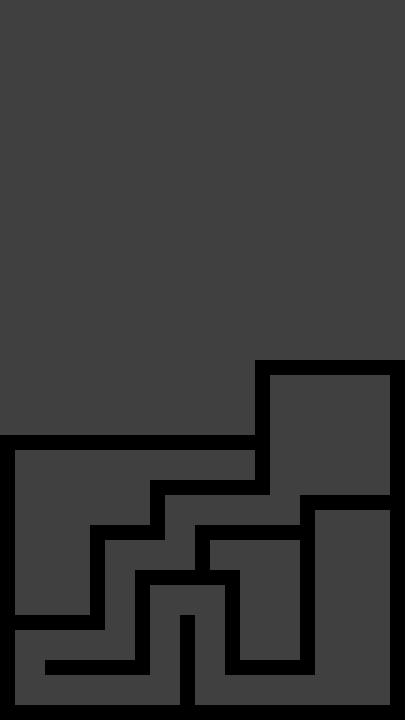

This game map was drawn from its Tiled (.tmx) file and the tilesets committed beside it. A one-line description and the full map source follow:
An orthogonal 27x48 tile map with 15x15 px tiles, 1 tile layer (Tile Layer 1), 4 tilesets and 22 objects.

<map version="1.0" tiledversion="1.1.5" orientation="orthogonal" renderorder="right-down" width="27" height="48" tilewidth="15" tileheight="15" infinite="0" nextobjectid="322">
 <tileset firstgid="1" name="tileset" tilewidth="15" tileheight="15" tilecount="10" columns="10">
  <image source="../gfx/tilesets/blocks.png" width="150" height="15" />
 </tileset>
 <tileset firstgid="11" name="button" tilewidth="15" tileheight="15" tilecount="1" columns="1">
  <image source="../gfx/images/button.png" width="15" height="15" />
 </tileset>
 <tileset firstgid="12" name="turret" tilewidth="15" tileheight="15" tilecount="2" columns="2">
  <image source="../gfx/images/turret.png" width="30" height="15" />
 </tileset>
 <tileset firstgid="14" name="door" tilewidth="30" tileheight="60" tilecount="4" columns="4">
  <image source="../gfx/tilesets/door.png" width="120" height="60" />
 </tileset>
 <layer name="Tile Layer 1" width="27" height="48">
  <data encoding="csv">
2,2,2,2,2,2,2,2,2,2,2,2,2,2,2,2,2,2,2,2,2,2,2,2,2,2,2,
2,2,2,2,2,2,2,2,2,2,2,2,2,2,2,2,2,2,2,2,2,2,2,2,2,2,2,
2,2,2,2,2,2,2,2,2,2,2,2,2,2,2,2,2,2,2,2,2,2,2,2,2,2,2,
2,2,2,2,2,2,2,2,2,2,2,2,2,2,2,2,2,2,2,2,2,2,2,2,2,2,2,
2,2,2,2,2,2,2,2,2,2,2,2,2,2,2,2,2,2,2,2,2,2,2,2,2,2,2,
2,2,2,2,2,2,2,2,2,2,2,2,2,2,2,2,2,2,2,2,2,2,2,2,2,2,2,
2,2,2,2,2,2,2,2,2,2,2,2,2,2,2,2,2,2,2,2,2,2,2,2,2,2,2,
2,2,2,2,2,2,2,2,2,2,2,2,2,2,2,2,2,2,2,2,2,2,2,2,2,2,2,
2,2,2,2,2,2,2,2,2,2,2,2,2,2,2,2,2,2,2,2,2,2,2,2,2,2,2,
2,2,2,2,2,2,2,2,2,2,2,2,2,2,2,2,2,2,2,2,2,2,2,2,2,2,2,
2,2,2,2,2,2,2,2,2,2,2,2,2,2,2,2,2,2,2,2,2,2,2,2,2,2,2,
2,2,2,2,2,2,2,2,2,2,2,2,2,2,2,2,2,2,2,2,2,2,2,2,2,2,2,
2,2,2,2,2,2,2,2,2,2,2,2,2,2,2,2,2,2,2,2,2,2,2,2,2,2,2,
2,2,2,2,2,2,2,2,2,2,2,2,2,2,2,2,2,2,2,2,2,2,2,2,2,2,2,
2,2,2,2,2,2,2,2,2,2,2,2,2,2,2,2,2,2,2,2,2,2,2,2,2,2,2,
2,2,2,2,2,2,2,2,2,2,2,2,2,2,2,2,2,2,2,2,2,2,2,2,2,2,2,
2,2,2,2,2,2,2,2,2,2,2,2,2,2,2,2,2,2,2,2,2,2,2,2,2,2,2,
2,2,2,2,2,2,2,2,2,2,2,2,2,2,2,2,2,2,2,2,2,2,2,2,2,2,2,
2,2,2,2,2,2,2,2,2,2,2,2,2,2,2,2,2,2,2,2,2,2,2,2,2,2,2,
2,2,2,2,2,2,2,2,2,2,2,2,2,2,2,2,2,2,2,2,2,2,2,2,2,2,2,
2,2,2,2,2,2,2,2,2,2,2,2,2,2,2,2,2,2,2,2,2,2,2,2,2,2,2,
2,2,2,2,2,2,2,2,2,2,2,2,2,2,2,2,2,2,2,2,2,2,2,2,2,2,2,
2,2,2,2,2,2,2,2,2,2,2,2,2,2,2,2,2,2,2,2,2,2,2,2,2,2,2,
2,2,2,2,2,2,2,2,2,2,2,2,2,2,2,2,2,2,2,2,2,2,2,2,2,2,2,
2,2,2,2,2,2,2,2,2,2,2,2,2,2,2,2,2,1,1,1,1,1,1,1,1,1,1,
2,2,2,2,2,2,2,2,2,2,2,2,2,2,2,2,2,1,2,2,2,2,2,2,2,2,1,
2,2,2,2,2,2,2,2,2,2,2,2,2,2,2,2,2,1,2,2,2,2,2,2,2,2,1,
2,2,2,2,2,2,2,2,2,2,2,2,2,2,2,2,2,1,2,2,2,2,2,2,2,2,1,
2,2,2,2,2,2,2,2,2,2,2,2,2,2,2,2,2,1,2,2,2,2,2,2,2,2,1,
1,1,1,1,1,1,1,1,1,1,1,1,1,1,1,1,1,1,2,2,2,2,2,2,2,2,1,
1,2,2,2,2,2,2,2,2,2,2,2,2,2,2,2,2,1,2,2,2,2,2,2,2,2,1,
1,2,2,2,2,2,2,2,2,2,2,2,2,2,2,2,2,1,2,2,2,2,2,2,2,2,1,
1,2,2,2,2,2,2,2,2,2,1,1,1,1,1,1,1,1,2,2,2,2,2,2,2,2,1,
1,2,2,2,2,2,2,2,2,2,1,2,2,2,2,2,2,2,2,2,1,1,1,1,1,1,1,
1,2,2,2,2,2,2,2,2,2,1,2,2,2,2,2,2,2,2,2,1,2,2,2,2,2,1,
1,2,2,2,2,2,1,1,1,1,1,2,2,1,1,1,1,1,1,1,1,2,2,2,2,2,1,
1,2,2,2,2,2,1,2,2,2,2,2,2,1,2,2,2,2,2,2,1,2,2,2,2,2,1,
1,2,2,2,2,2,1,2,2,2,2,2,2,1,2,2,2,2,2,2,1,2,2,2,2,2,1,
1,2,2,2,2,2,1,2,2,1,1,1,1,1,1,1,2,2,2,2,1,2,2,2,2,2,1,
1,2,2,2,2,2,1,2,2,1,2,2,2,2,2,1,2,2,2,2,1,2,2,2,2,2,1,
1,2,2,2,2,2,1,2,2,1,2,2,2,2,2,1,2,2,2,2,1,2,2,2,2,2,1,
1,1,1,1,1,1,1,2,2,1,2,2,1,2,2,1,2,2,2,2,1,2,2,2,2,2,1,
1,2,2,2,2,2,2,2,2,1,2,2,1,2,2,1,2,2,2,2,1,2,2,2,2,2,1,
1,2,2,2,2,2,2,2,2,1,2,2,1,2,2,1,2,2,2,2,1,2,2,2,2,2,1,
1,2,2,1,1,1,1,1,1,1,2,2,1,2,2,1,1,1,1,1,1,2,2,2,2,2,1,
1,2,2,2,2,2,2,2,2,2,2,2,1,2,2,2,2,2,2,2,2,2,2,2,2,2,1,
1,2,2,2,2,2,2,2,2,2,2,2,1,2,2,2,2,2,2,2,2,2,2,2,2,2,1,
1,1,1,1,1,1,1,1,1,1,1,1,1,1,1,1,1,1,1,1,1,1,1,1,1,1,1
</data>
 </layer>
 <objectgroup name="collision">
  <object id="75" x="0" y="705" width="405" height="15" />
  <object id="296" x="0" y="450" width="15" height="255" />
  <object id="297" x="45" y="660" width="105" height="15" />
  <object id="299" x="135" y="570" width="15" height="90" />
  <object id="300" x="150" y="570" width="90" height="15" />
  <object id="301" x="180" y="615" width="15" height="90" />
  <object id="302" x="225" y="585" width="15" height="90" />
  <object id="303" x="240" y="660" width="75" height="15" />
  <object id="304" x="300" y="495" width="15" height="165" />
  <object id="305" x="315" y="495" width="75" height="15" />
  <object id="306" x="195" y="525" width="105" height="15" />
  <object id="310" x="150" y="480" width="105" height="15" />
  <object id="311" x="150" y="495" width="15" height="30" />
  <object id="313" x="90" y="525" width="75" height="15" />
  <object id="314" x="90" y="540" width="15" height="90" />
  <object id="315" x="15" y="615" width="75" height="15" />
  <object id="317" x="0" y="435" width="255" height="15" />
  <object id="318" x="255" y="360" width="150" height="15" />
  <object id="319" x="255" y="375" width="15" height="120" />
  <object id="320" x="390" y="375" width="15" height="330" />
  <object id="321" x="195" y="540" width="15" height="30" />
 </objectgroup>
 <objectgroup name="Button">
  <object id="293" gid="11" x="360" y="495" width="15" height="15" />
 </objectgroup>
 <objectgroup name="Turrets" />
 <objectgroup name="Doors" />
</map>